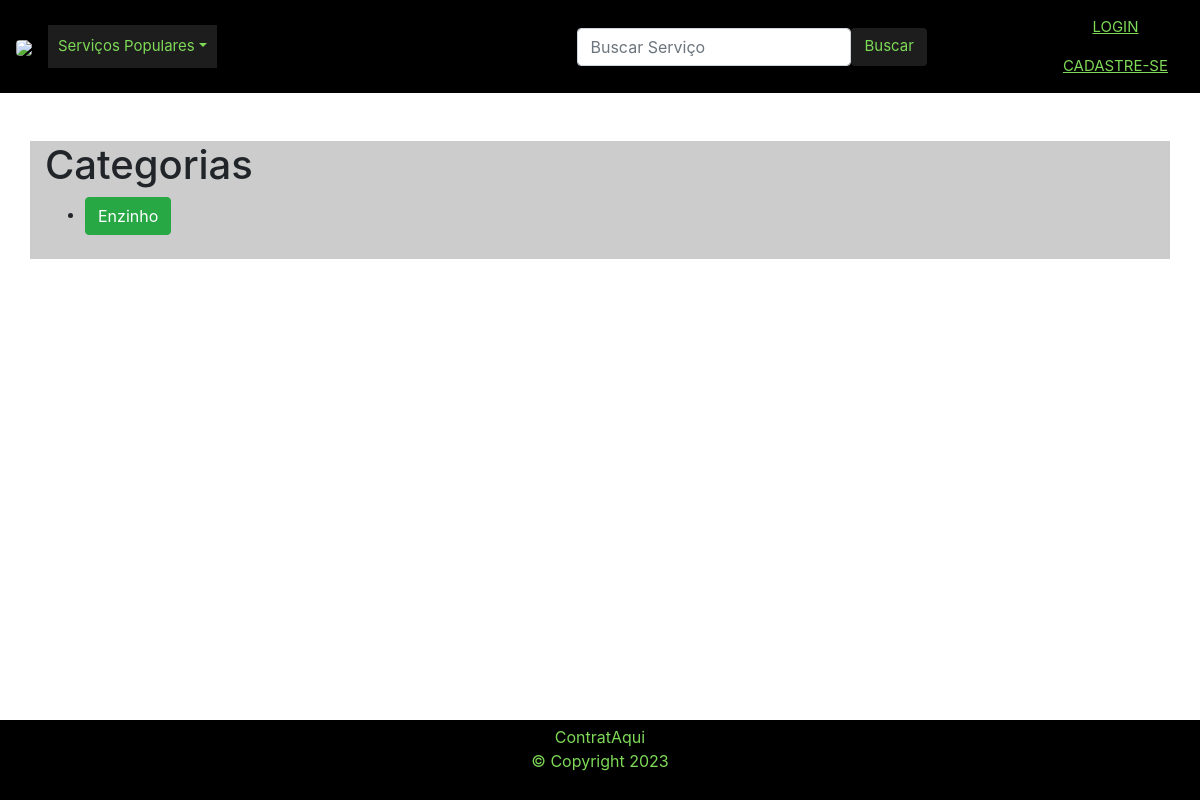
/, run on an earlier commit of the app's database.
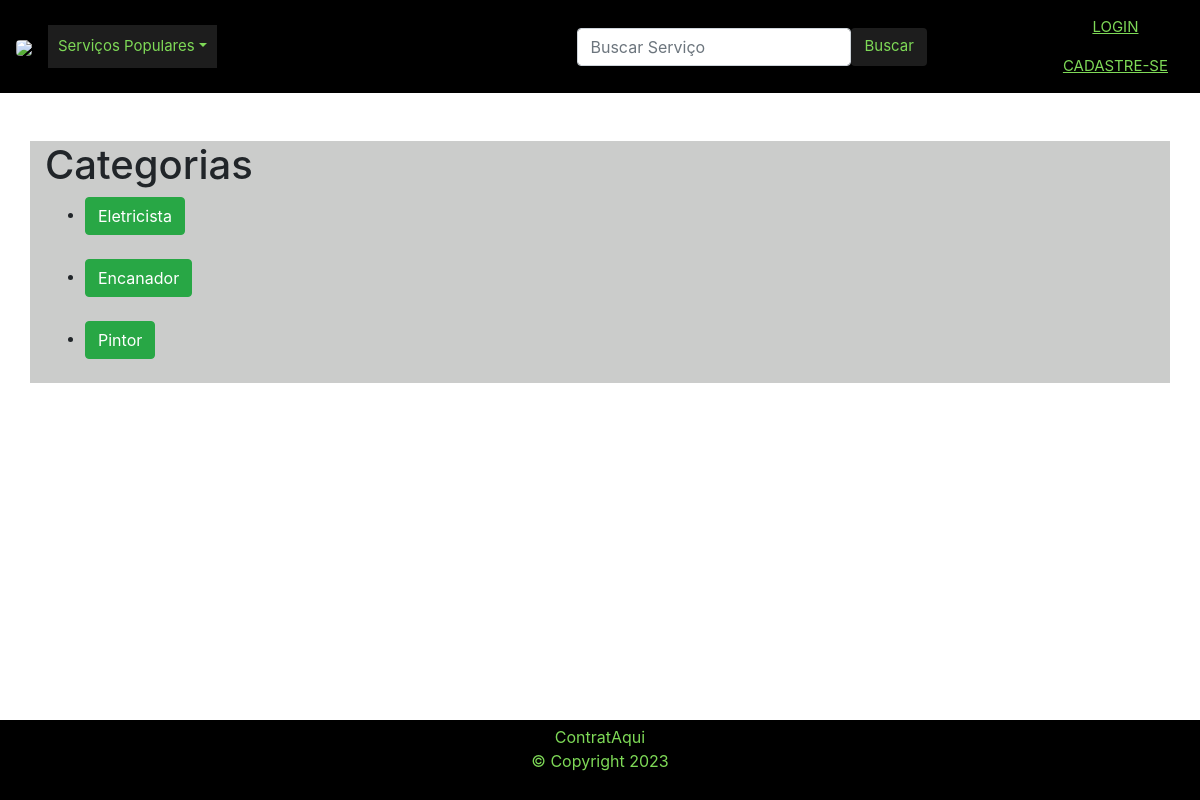
And on a later commit of the database.
### site_final/models.py (models this page shows, shortened)
class Categoria(models.Model):
    nome = models.CharField(max_length=100)
    slug = models.SlugField(unique=True, blank=True)
    def __str__(self):
        return self.nome

### site_final/views.py (the view)
# urls.py: path('',HomeView.as_view(),name="home"),
class HomeView(ListView):
    template_name = "home.html"
    queryset = Categoria.objects.all()
    context_object_name = 'categorias'
    def get_context_data(self, *args, **kwargs):
        list_types = Categoria.objects.all()
        context = super(HomeView,self).get_context_data( *args, **kwargs)
        context["list_types"] = list_types
        return context

### site_final/context_processors.py (called while the page is built)
def categorias(request):
    categorias = Categoria.objects.all()
    print(categorias)  # Adicione esta linha
    return {'list_types': categorias}

### site_final/templates/home.html (shortened to what this page needs)
<!DOCTYPE html>
<html lang="en">
<head>
</head>
<body>
    {% extends 'base.html' %}
    {% block content %}
        <h1>Categorias</h1>
        <ul>
            {% for categoria in categorias %}
                <li>
                    <a class="btn btn-success" href="{% url 'categoria_detail' categoria.slug %}">{{ categoria.nome }}</a><br><br>
                </li>
            {% endfor %}
        </ul>
    {% endblock %}

### site_final/templates/base.html (shortened to what this page needs)
<!doctype html>
<html lang="en">
<head>
  <link rel="stylesheet" href="https://cdn.jsdelivr.net/npm/bootstrap@4.4.1/dist/css/bootstrap.min.css">
</head>
<body>
  <nav class="navbar navbar-expand-lg navbar-dark" style="background-color: black;">
    <div class="media">
      <a  href="{% url 'home' %}">
        <img src="https://i.imgur.com/P3f7N1S.png" width="190" class="mr-3 rounded" href="{% url 'home' %}">
      </a>
    </div>
    <div class="collapse navbar-collapse" id="navbarSupportedContent">
      <ul class="navbar-nav me-auto mb-2 mb-lg-0">
        <li class="nav-item dropdown">
          <a class="nav-link dropdown-toggle"  href="#" role="button" data-bs-toggle="dropdown" aria-expanded="false" style="padding:10px; background-color: rgb(29, 29, 29);color: rgb(126,217,87); font-size: 15px;">Serviços Populares</a>
        </li>
      </ul>
      <form class="d-flex" role="search" method="POST" action="{% url 'search' %}">
        <input class="form-control me-2" type="search" placeholder="Buscar Serviço" aria-label="Search" name = "searched">
        <button class="btn btn-outline-secundary" type="submit"  style="background-color: rgb(29, 29, 29) ; color: rgb(126,217,87); font-size: 15px; text-align: center;" >Buscar</button>
      </form>
      <ul class="form-inline my-2 my-lg-0">
        {% if user.is_authenticated %}
          <ul class="nav-item">
            <a class="nav-link" href="{% url 'logout' %}" style="background-color: rgb(29, 29, 29) ;color: rgb(126,217,87); font-size: 15px; text-align: center;"><u>SAIR</u></a>
          </ul>
        {% else %}
          <ul class="nav-item">
            <a class="nav-link" href="{% url 'login' %}" style="color: rgb(126,217,87); font-size: 15px; text-align: center;"><u>LOGIN</u></a>
            <a class="nav-link" href="{% url 'register' %}" style="color: rgb(126,217,87); font-size: 15px; text-align: center;"><u>CADASTRE-SE</u></a>
          </ul>
        {% endif %}
      </ul>
    </div>
  </nav>
  <br /><br />
  <div class="container" style="background-color: rgba(22, 24, 22, 0.22);">
    {% block content %}
    {% endblock %}
  </div>
  <footer>
    <p>ContratAqui<br>
      © Copyright 2023</p>
  </footer>
</body>
</html>

### site_final/templates/base.html (style rules this page uses)
footer { position: fixed; height: 10%; flex-direction: row; bottom: 0; right: 0; left: 0; text-align: center; padding: 5px; background-color: black; color: rgb(126,217,87); }

What changed in the data, as far as the page shows it:
removed Categoria: nome "Enzinho"
added Categoria: nome "Eletricista"
added Categoria: nome "Encanador"
added Categoria: nome "Pintor"
